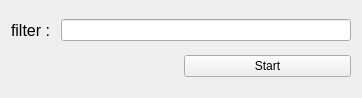
<?xml version="1.0" encoding="UTF-8"?>
<ui version="4.0">
 <class>Widget</class>
 <widget class="QWidget" name="Widget">
  <property name="geometry">
   <rect>
    <x>0</x>
    <y>0</y>
    <width>362</width>
    <height>98</height>
   </rect>
  </property>
  <property name="windowTitle">
   <string>Widget</string>
  </property>
  <layout class="QVBoxLayout" name="verticalLayout">
   <item>
    <layout class="QHBoxLayout" name="horizontalLayout">
     <item>
      <widget class="QLabel" name="label">
       <property name="font">
        <font>
         <pointsize>12</pointsize>
        </font>
       </property>
       <property name="text">
        <string>filter : </string>
       </property>
      </widget>
     </item>
     <item>
      <widget class="QLineEdit" name="filt"/>
     </item>
    </layout>
   </item>
   <item>
    <layout class="QHBoxLayout" name="horizontalLayout_2">
     <item>
      <widget class="QLabel" name="label_2">
       <property name="text">
        <string/>
       </property>
      </widget>
     </item>
     <item>
      <widget class="QPushButton" name="pushButton">
       <property name="text">
        <string>Start</string>
       </property>
      </widget>
     </item>
    </layout>
   </item>
  </layout>
 </widget>
 <layoutdefault spacing="6" margin="11"/>
 <resources/>
 <connections/>
</ui>
